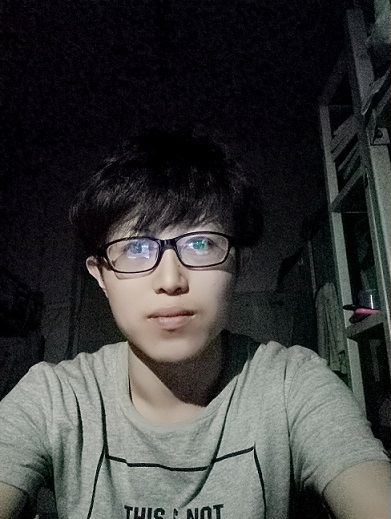
//> input picture OpenCV/fxt.jpg, 391 x 519 px
$ ./OpenCV   (built with g++ and OpenCV 4)
//> lines starting //> are read from the running program, lines starting //| are printed output that depends on the picture; after the words box and inside, x2 and y2 are one past the last pixel; in counts of white or black regions, pixels touching at a corner belong together
//> further down, src is the input picture: 519 rows x 391 cols, CV_8UC3; mean B, G, R 58.9, 59.6, 59.1
### OpenCV/stdafx.h
// stdafx.h : 标准系统包含文件的包含文件，
// 或是经常使用但不常更改的
// 特定于项目的包含文件
//

#pragma once

#include "targetver.h"

#include <stdio.h>
#include <tchar.h>


// TODO:  在此处引用程序需要的其他头文件

### OpenCV/OpenCV.cpp
#include "stdafx.h"
#include <iostream>
#include <opencv2/core/core.hpp>
#include <opencv2/highgui/highgui.hpp>
#include <vector>
#include <imgproc.hpp>


using namespace std;
using namespace cv;

/***********************************************
作者：King
日期：2017.06.01
参数：src:原图
	  dst:灰度图像
功能：用于彩色图像加权平均转换为灰度图像
************************************************/
void cvtCOLOR(Mat src, Mat dst)
{
	float R, G, B;
	for (int y = 0; y < src.rows; y++)
	{
		uchar* data = dst.ptr<uchar>(y);
		for (int x = 0; x < src.cols; x++)
		{
			B = src.at<Vec3b>(y, x)[0];
			G = src.at<Vec3b>(y, x)[1];
			R = src.at<Vec3b>(y, x)[2];
			data[x] = (int)(R * 0.299 + G * 0.587 + B * 0.114);//利用公式计算灰度值（加权平均法）
		}
	}
//> this loop made 519 passes
//> (B, G, R) on passes 1 to 3: (4, 19, 15), (14, 29, 25), (23, 38, 34)
//> after the loop, B = 145; G = 136; R = 127
}

/***********************************************
作者：King
日期：2017.06.01
参数：dst:灰度图像
功能：生成灰度直方图
************************************************/
void hist(Mat dst)
{
	int channels = 0;
	Mat dstHist;
	int histSize = 256;
	float midRanges[] = { 0, 256 };
	const float *ranges[] = { midRanges };
	calcHist(&dst, 1, &channels, Mat(), dstHist, 1, &histSize, ranges, true, false); //计算直方图信息
//> dstHist = 256 values, max 16991 at index 0, min 0 at index 222, mean 792.7
	Mat drawImage = Mat::zeros(Size(256, 256), CV_8UC3); //创建一个黑底图像
	double g_dHistMaxValue;
	minMaxLoc(dstHist, 0, &g_dHistMaxValue, 0, 0); //将像素的个数整合到 图像的最大范围内
//> g_dHistMaxValue = 16991

	//遍历直方图得到的数据
	for (int i = 0; i < 256; i++)
	{
		int value = cvRound(dstHist.at<float>(i) * 256 * 0.9 / g_dHistMaxValue);

		line(drawImage, Point(i, drawImage.rows - 1), Point(i, drawImage.rows - 1 - value), Scalar(255, 0, 0));
	}
//> this loop made 256 passes
//> value on passes 1 to 3: 230, 131, 101
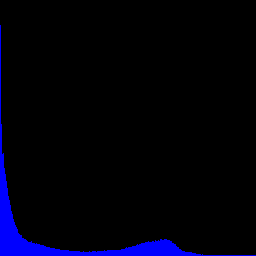
//> drawImage: 256 rows x 256 cols, CV_8UC3; mean B, G, R 11.7, 0, 0

	imshow("直方图", drawImage);
}

/***********************************************
作者：King
日期：2017.06.01
参数：dst:灰度图像
功能：用于直方图均衡化
************************************************/
void hist_equalize(Mat dst)
{
	Mat dst_equalize;
	equalizeHist(dst, dst_equalize); //直方图均衡化
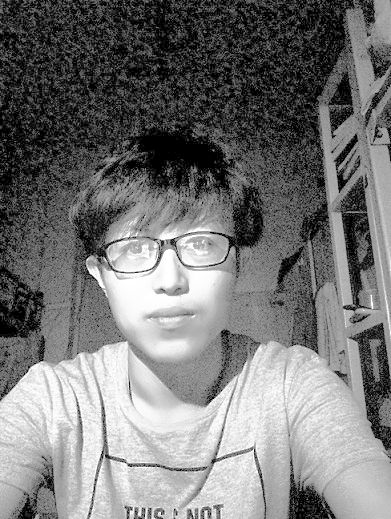
//> dst_equalize: 519 rows x 391 cols, CV_8UC1; min 0, max 255, mean 118.6
	imshow("直方图均衡化", dst_equalize);
}

/***********************************************
作者：King
日期：2017.06.01
参数：src:原图
	  dst:灰度图
	  min:总像素灰度值的最小百分比
	  max:总像素灰度值的最大百分比
功能：用于图像拉伸变换
************************************************/
void stretch(Mat src, Mat dst, float min, float max)
{
//> called with min = 0.9, max = 1
	int low_value = 0;    //拉伸后像素的最小值
	int high_value = 0;   //拉伸后像素的最大值

	float rate = 0;          //图像的拉伸率

	float stretch_p[256], stretch_p1[256], stretch_num[256];
	//清空三个数组,初始化填充数组元素为0
	memset(stretch_p, 0, sizeof(stretch_p));
	memset(stretch_p1, 0, sizeof(stretch_p1));
	memset(stretch_num, 0, sizeof(stretch_num));
	//统计图像各个灰度级出现的次数
	uchar* srcData = (uchar*)src.data;
	uchar* dstData = (uchar*)dst.data;
	int nHeight = src.cols;
//> nHeight = 391
	int nWidth = src.rows;
//> nWidth = 519
	int i, j;
	uchar nVal = 0;
	for (i = 0;i<nHeight;i++)
	{
		for (j = 0;j<nWidth;j++)
		{
			nVal = srcData[i*nWidth + j];
			stretch_num[nVal]++;
		}
	}
//> this loop made 391 passes
//> nVal on passes 1 to 3: 13, 3, 5
//> after the loop, nVal = 95; stretch_num = 256 values, max 25253 at index 0, min 0 at index 125, mean 792.7
	//统计各个灰度级出现的概率
	for (i = 0;i<256;i++)
	{
		stretch_p[i] = stretch_num[i] / (nHeight*nWidth);
	}
//> after the loop, stretch_p = 256 values, max 0.124 at index 0, min 0 at index 125, mean 0.00391
	//统计各个灰度级的概率和
	for (i = 0;i<256;i++)
	{
		for (j = 0;j <= i;j++)
		{
			stretch_p1[i] += stretch_p[j];
		}
	}
//> after the loop, stretch_p1 = 256 values from 0.124 to 1
	//计算两个阈值点的值
	for (i = 0;i<256;i++)
	{
		if (stretch_p1[i] < min)     //low_value取值接近于10%的总像素的灰度值
		{
			low_value = i;
		}
		if (stretch_p1[i] > max)     //high_value取值接近于90%的总像素的灰度值
		{
			high_value = i;
			break;
		}
	}
	rate = (float)255 / (high_value - low_value + 1);
//> rate = -12.14
	//进行灰度拉伸
	for (i = 0;i<nHeight;i++)
	{
		for (j = 0;j<nWidth;j++)
		{
			nVal = dstData[i*nWidth + j];
			if (nVal<low_value)
			{
				dstData[i*nWidth + j] = 0;
			}
			else if (nVal>high_value)
			{
				dstData[i*nWidth + j] = 255;
			}
			else
			{
				dstData[i*nWidth + j] = (uchar)((nVal - low_value)*rate + 0.5);
				if (dstData[i*nWidth + j]>255)
				{
					dstData[i*nWidth + j] = 255;
				}
			}
		}
	}
//> this loop made 391 passes
//> nVal on passes 1 to 3: 4, 11, 66
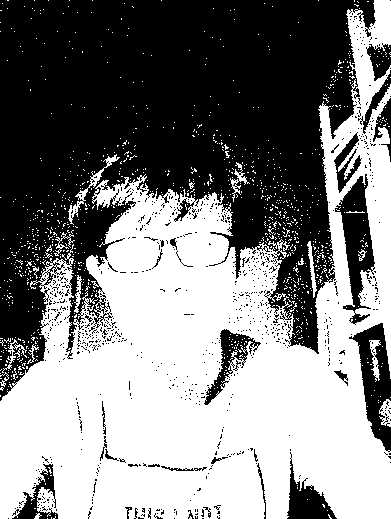
//> dst: 519 rows x 391 cols, CV_8UC1; 50.6% white; 814 black regions (783 under 20 px), largest, box (x1, y1, x2, y2) and area: (0, 0, 376, 401) 86896, (335, 174, 375, 325) 2688, (349, 323, 391, 452) 2486
//> after the loop, nVal = 134
	imshow("拉伸变换", dst);
}

/***********************************************
作者：King
日期：2017.06.07
参数：image:传入图像
功能：加入盐噪声
************************************************/
void salt(cv::Mat image, int n) {
//> called with n = 1000

	int i, j;
	for (int k = 0; k<n / 2; k++) {

		// rand() is the random number generator
		i = std::rand() % image.cols; // % 整除取余数运算符,rand=1022,cols=1000,rand%cols=22
		j = std::rand() % image.rows;

		if (image.type() == CV_8UC1) { // gray-level image

			image.at<uchar>(j, i) = 255; //at方法需要指定Mat变量返回值类型,如uchar等

		}
		else if (image.type() == CV_8UC3) { // color image

			image.at<cv::Vec3b>(j, i)[0] = 255; //cv::Vec3b为opencv定义的一个3个值的向量类型
			image.at<cv::Vec3b>(j, i)[1] = 255; //[]指定通道，B:0，G:1，R:2
			image.at<cv::Vec3b>(j, i)[2] = 255;
		}
	}
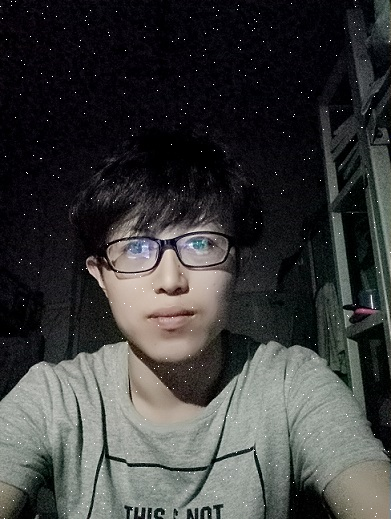
//> image: 519 rows x 391 cols, CV_8UC3; 0.25% of pixels changed, all inside (x1, y1, x2, y2) = (0, 0, 391, 519)
}

/***********************************************
作者：King
日期：2017.06.07
参数：image:传入图像
功能：加入椒噪声
************************************************/
void pepper(cv::Mat image, int n) {
//> called with n = 1000

	int i, j;
	for (int k = 0; k<n; k++) {

		// rand() is the random number generator
		i = std::rand() % image.cols; // % 整除取余数运算符
		j = std::rand() % image.rows;

		if (image.type() == CV_8UC1) { // gray-level image

			image.at<uchar>(j, i) = 0; //at方法需要指定Mat变量返回值类型,如uchar等

		}
		else if (image.type() == CV_8UC3) { // color image

			image.at<cv::Vec3b>(j, i)[0] = 0; //cv::Vec3b为opencv定义的一个3个值的向量类型
			image.at<cv::Vec3b>(j, i)[1] = 0; //[]指定通道，B:0，G:1，R:2
			image.at<cv::Vec3b>(j, i)[2] = 0;
		}
	}
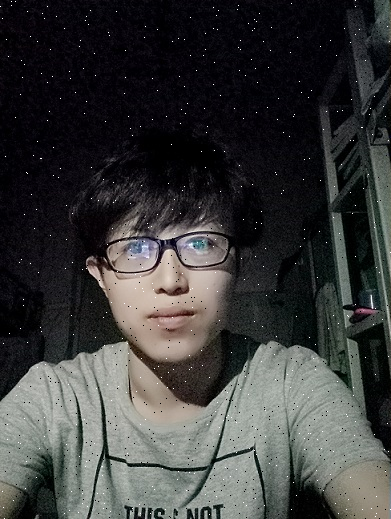
//> image: 519 rows x 391 cols, CV_8UC3; 0.49% of pixels changed, all inside (x1, y1, x2, y2) = (0, 0, 391, 519)
}

int main()
{
	Mat src = imread("fxt.jpg");

	Mat dst(src.rows, src.cols, CV_8UC1);//大小与原图相同的八位单通道图
	Mat dst1(src.rows, src.cols, CV_8UC1);//大小与原图相同的八位单通道图
	cvtCOLOR(src, dst);//加权平均
	//cvtCOLOR(src, dst1);//加权平均
	//cvtColor(src, dst1, CV_BGR2GRAY);
	dst1 = src;
	imshow("原始图", src);
	imshow("灰度图", dst);
	hist(dst);  //绘制直方图
	hist_equalize(dst); //均衡化
	stretch(src, dst, 0.9, 1);  //拉伸变换
	salt(dst1, 1000);//加入盐噪声255
	pepper(dst1, 1000);//加入椒噪声0
	imshow("加入噪声", dst1);
	Mat FinishMedianBlur;
	Mat FinishBlur;
	Mat FinishGaussianBlur;
	Mat FinishLaplacian;
	medianBlur(dst1, FinishMedianBlur, 3);
	imshow("中值滤波", FinishMedianBlur);
	blur(dst1,FinishBlur,Size(3, 3),Point( - 1, - 1));
	imshow("均值滤波", FinishBlur);
	GaussianBlur(dst1, FinishGaussianBlur, Size(5, 5), 0, 0);
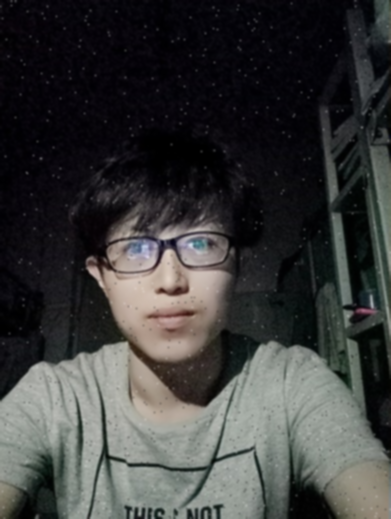
//> FinishGaussianBlur: 519 rows x 391 cols, CV_8UC3; mean B, G, R 59, 59.8, 59.3
	imshow("高斯滤波", FinishGaussianBlur);
	Laplacian(dst, FinishLaplacian, CV_8U, 3, 1, 0, BORDER_DEFAULT);
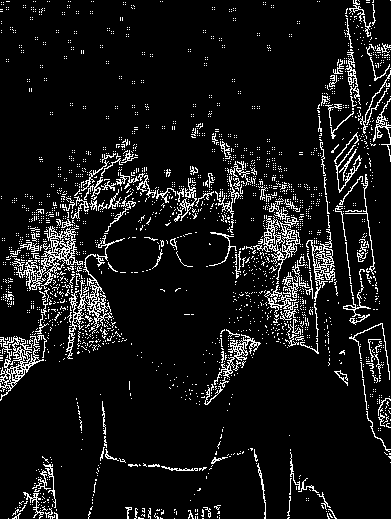
//> FinishLaplacian: 519 rows x 391 cols, CV_8UC1; 8.6% white in thin lines or dots
	imshow("拉普拉斯算子锐化", FinishLaplacian);
	waitKey(0);
	return 0;
}
